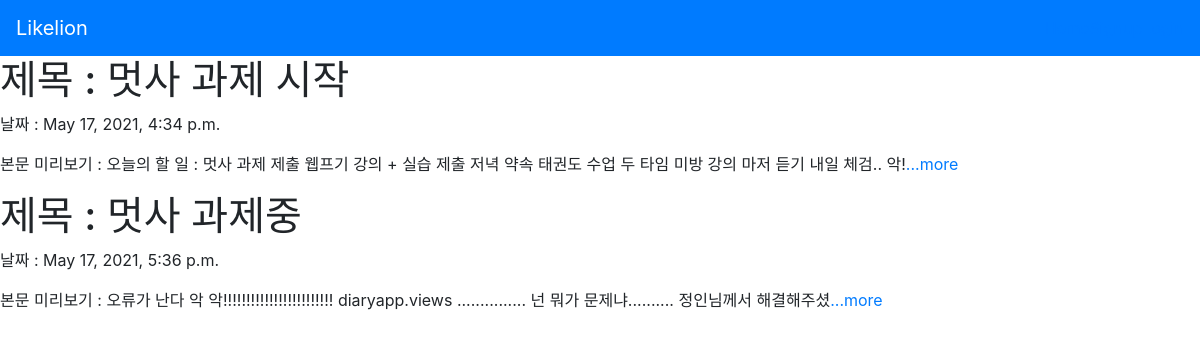
The page / on the database its author committed.
### diaryapp/models.py (models this page shows, shortened)
class Diary(models.Model):
    title = models.CharField(max_length=200)
    pub_date = models.DateTimeField('data published')
    body = models.TextField()
    def summary(self):
        return self.body[:100]

### diaryapp/views.py (the view)
# urls.py: 2. Add a URL to urlpatterns:  path('', views.home, name='home')
def home(request):
    diaries = Diary.objects
    return render(request, 'home.html', {'diaries' : diaries})

### diaryapp/templates/home.html
{% extends 'base.html' %}
{% block content %}
{% for diary in diaries.all %}
<h1> 제목 : {{diary.title}} </h1>
<p> 날짜 : {{diary.pub_date}} </p>
<p> 본문 미리보기 : {{diary.summary}}<a href="{%url 'detail' diary.id%}">...more</a> </p>
{% endfor %}
{% endblock %}

### rows shown on the page
Diary: title "멋사 과제 시작", pub_date "May 17, 2021, 4:34 p.m.", summary "오늘의 할 일 : 멋사 과제 제출 웹프기 강의 + 실습 제출 저녁 약속 태권도 수업 두 타임 미방 강의 마저 듣기 내일 체검.. 악!"
Diary: title "멋사 과제중", pub_date "May 17, 2021, 5:36 p.m.", summary "오류가 난다 악 악!!!!!!!!!!!!!!!!!!!!!!!! diaryapp.views ............... 넌 뭐가 문제냐.......... 정인님께서 해결해주셨"
